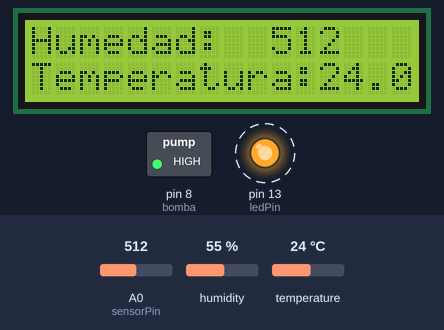
Recording of a sketch running on a simulated Arduino Uno, built with avr-gcc and run on an emulated ATmega328P. On the bench: 16×2 character LCD, switched loads named in the sketch (green lamp = pin HIGH), output pins drawn as LEDs (lit = HIGH). Dashed ring = blinking. The inputs (shaded band) are chosen by the test bench; at power-on: temperature 24 °C, A0 (sensorPin) = 512, humidity 55 %. What the sketch prints to the serial monitor is not drawn.

Above: at 1.2 s.
1.3 s: temperature set to 12 °C
At 3.1 s:
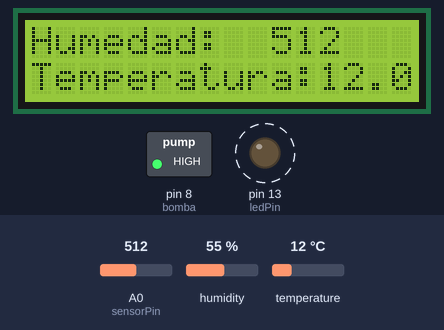
6.2 s: A0 (sensorPin) set to 591
At 6.7 s:
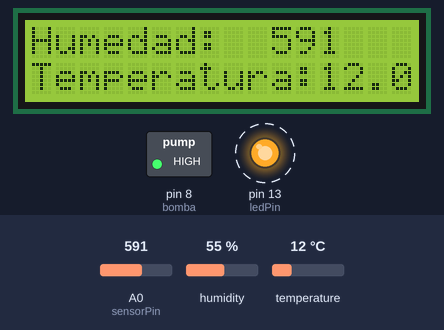
7.8 s: A0 (sensorPin) set to 609
At 9.8 s:
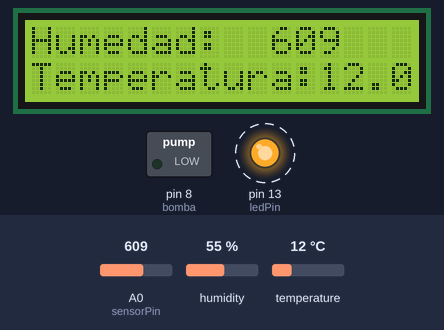
9.9 s: temperature set to 19 °C
At 11.4 s:
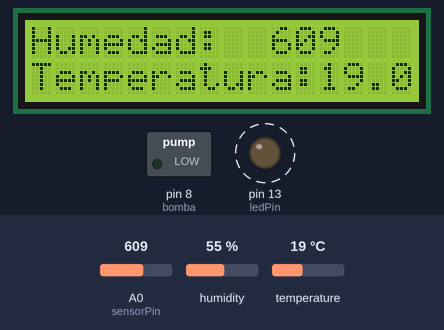
12.0 s: temperature set to 28 °C
At 13.0 s:
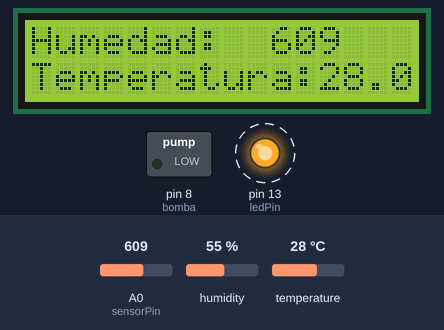
14.1 s: A0 (sensorPin) set to 590
At 15.1 s:
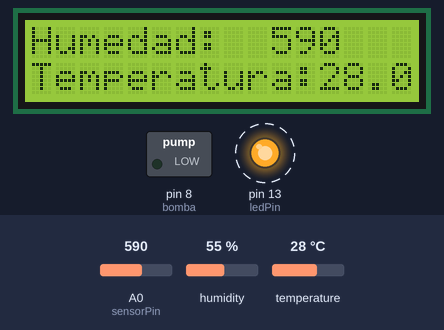
Timing chart, 0 to 17.2 s (numbered marks = the images above; inputs shaded):
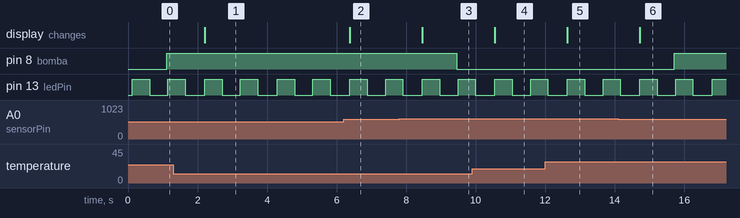

Measured:
- the behaviour switches between 599 and 600 on A0 (sensorPin) (found by bisection; images 2 and 3)
- after the input at 1.3 s, the display: changes after 0.90 s (image 1)
- after the input at 6.2 s, the display: changes after 0.18 s (image 2)
- after the input at 7.8 s, pin 8 (bomba): HIGH → LOW after 1.7 s; the display: changes after 0.66 s (image 3)
- after the input at 9.9 s, the display: changes after 0.65 s (image 4)
- after the input at 12.0 s, the display: changes after 0.63 s (image 5)
- after the input at 14.1 s, pin 8 (bomba): LOW → HIGH after 1.6 s; the display: changes after 0.62 s (image 6)
- by itself, pin 13 (ledPin): alternates HIGH for 0.50 s and LOW for 0.54 s

The sketch:

SensorHumedad.ino
```cpp
#include <Adafruit_Sensor.h>

#include <SPI.h>
#include <LiquidCrystal_I2C.h>
#include<Wire.h>
#include<DHT.h>

/*
  Este codigo toma datos recolectados de un sensor de humedad conectado a la entrada analogica A0.
  El LED es un auxiliar que muestra cuando se estan recolectado los datos.
*/
#define DHTPIN 2// Definimos el pin digital donde se conecta el sensor
#define DHTTYPE DHT11
DHT dht(DHTPIN, DHTTYPE); //inicializamos el sensor DHT11
LiquidCrystal_I2C lcd(0x27 ,16,2); //Creación el objeto lcd  dirección  0x27 y 16 columnas x 2 filas
int sensorPin = A0;   // Entrada analogica del sensor
int ledPin = 13;      // Salida del LED
int sensorValue = 0;  // Valor inicial del sensor
int bomba = 8;
String humedad = "Humedad: "; //Texto en pantalla
String temperaturas = "Temperatura: "; //Texto en pantalla

void setup() {
  lcd.init(); // Inicializar el LCD
  lcd.backlight(); //Encender la luz de fondo
  Serial.begin(9600);
  dht.begin();
  pinMode(ledPin, OUTPUT);
  pinMode(bomba,OUTPUT);
}

void loop() {
  lcd.setCursor(0,0); //Ubicación de las lineas del mensaje de humedad
  lcd.print(humedad);
  sensorValue = analogRead(sensorPin);
  lcd.setCursor(10,0);
  lcd.print(sensorValue,1);//1 decimal

  float temperatura = dht.readTemperature(); // Leemos la temperatura en grados centígrados (por defecto)
  lcd.setCursor(0,1); //Ubicación de las lineas del mensaje de humedad
  lcd.print(temperaturas);
  lcd.setCursor(12,1);
  lcd.print(temperatura,1);//1 decimal

  Serial.print(sensorValue); //Imprime en consola el valor recolectado por el sensor
  Serial.print(" ");
  Serial.print(temperatura); //Imprime en consola el valor recolectado por el lector de temperatura
  Serial.print('\n');
  //El LED parpadea y da 1 segundo de delay en los que se toma la proxima muestra
  digitalWrite(ledPin, HIGH);
  delay(500);
  digitalWrite(ledPin, LOW);
  delay(500);
  if(sensorValue>=600 && sensorValue<=1024){
    digitalWrite(bomba,LOW);
  }
  else{
   digitalWrite(bomba,HIGH);
  }
}
```
